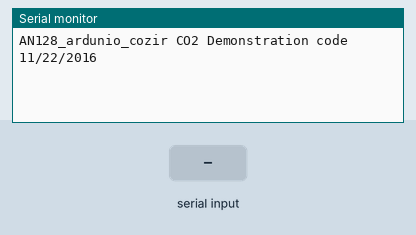
Bench run of a sketch on a simulated Arduino Mega 2560, built with avr-gcc and run on an emulated ATmega2560. Shown: the last lines printed to the serial monitor. The inputs (shaded band) are chosen by the test bench.

Above: at 2.2 s.
2.3 s: "5Z" received over the second serial link
At 5.0 s:
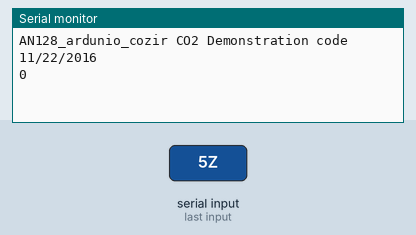
5.3 s: "Z,45Z" received over the second serial link
At 6.1 s:
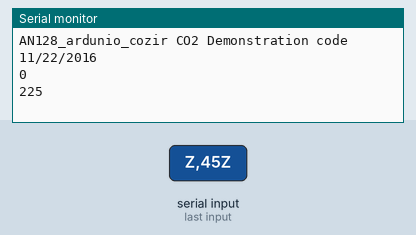

The sketch:

prueba_co2_v2.ino
```cpp
int co2 =0;
double multiplier = 5;// 1 for 2% =20000 PPM, 10 for 20% = 200,000 PPM

void setup() {
  Serial.begin(9600);
  Serial.print("\n\n");
  Serial.println("AN128_ardunio_cozir CO2 Demonstration code 11/22/2016\n\n");
  Serial2.begin(9600); // Start serial communications with sensor
  Serial2.println("K 0");  // Set Command mode
  Serial2.println("K 2");  // set polling mode
  Serial2.readString();

}

void loop() {
  Serial2.println("Z");
  if(Serial2.available()){
    if(Serial2.read() == 'Z'){
      Serial2.read();//read the white space
      co2 = Serial2.readStringUntil('Z').toInt()*multiplier;
      Serial.println(co2);
      Serial2.readString();
    }
  }
  delay(500);

}
```

Measured:
- after the input at 2.3 s, the serial monitor: prints a new line after 1.7 s (image 1)
- after the input at 5.3 s, the serial monitor: prints a new line after 0.20 s (image 2)
